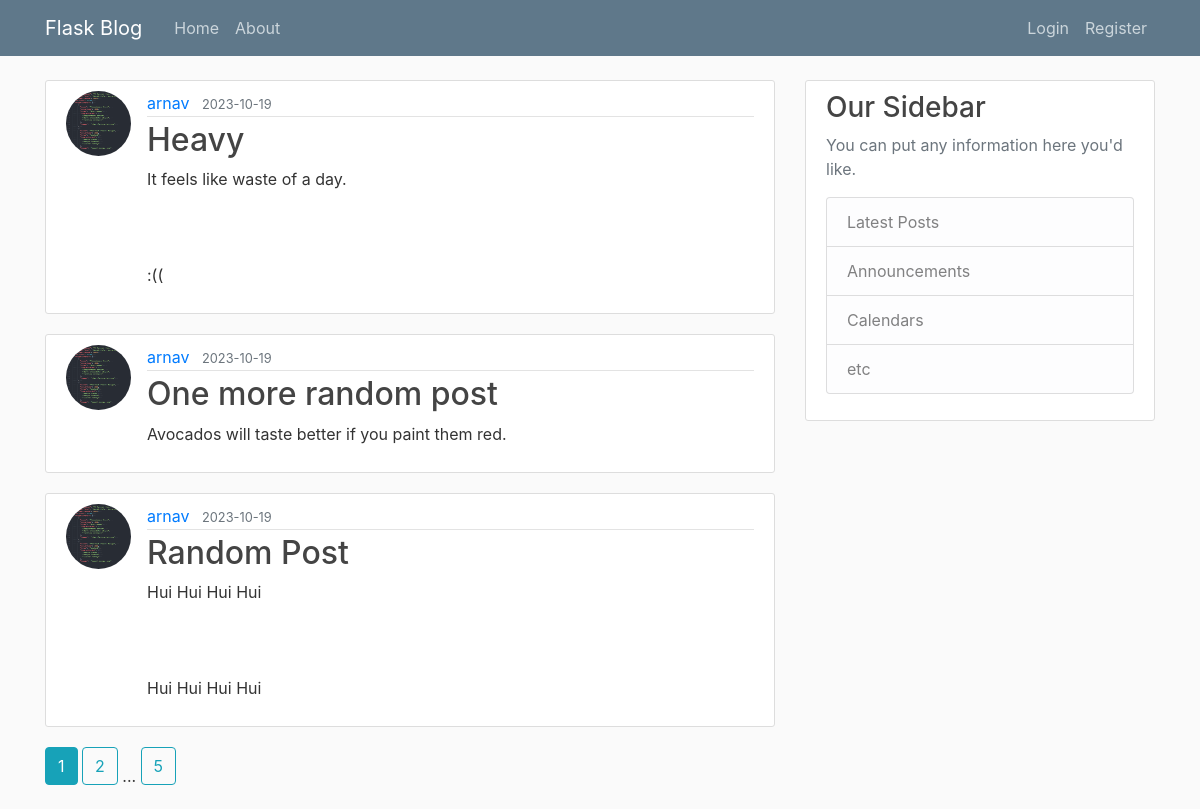
The page /home on the database its author committed.
### flaskblog/models.py (models this page shows, shortened)
class Post(db.Model):
    id=db.Column(db.Integer, primary_key=True)
    title= db.Column(db.String(120), nullable=False)
    content= db.Column(db.Text, nullable=False)
    date_posted= db.Column(db.DateTime, nullable=False, default=datetime.utcnow)
    user_id= db.Column(db.Integer, db.ForeignKey('user.id'), nullable=False)

class User(db.Model, UserMixin):
    id=db.Column(db.Integer, primary_key=True, )
    username= db.Column(db.String(20), unique=True, nullable=False )
    email=db.Column(db.String(120), nullable=False)
    image_file=db.Column(db.String(120), nullable=False, default='default.jpg')
    password=db.Column(db.String(60), nullable=False)
    posts=db.relationship('Post', backref='author', lazy=True)

### flaskblog/routes.py (the view)
@app.route("/")
@app.route("/home")
def home():
    page=request.args.get('page', 1, type=int)
    posts  = Post.query.order_by(Post.date_posted.desc()).paginate(per_page=3 , page=page)
    return render_template('home.html', posts=posts, title='Home')

### flaskblog/templates/home.html
{% extends "layout.html"%}
{% block content %}
    {% for post in posts%}
    <article class="media content-section">
        <img class="rounded-circle article-img" src="{{ url_for('static', filename='Profile_Pictures/' + post.author.image_file) }} ">
        <div class="media-body">
          <div class="article-metadata">
            <a class="mr-2" href="{{ url_for('user_posts', username=post.author.username) }}">{{ post.author.username}}</a>
            <small class="text-muted">{{ post.date_posted.strftime('%Y-%m-%d') }}</small>
          </div>
          <h2><a class="article-title" href="{{ url_for('post', post_id=post.id) }}">{{ post.title }}</a></h2>
          <p class="article-content">{{ post.content }}</p>
        </div>
    </article>
    {% endfor %}
    {% for page_num in posts.iter_pages(left_edge=1, right_edge=1, left_current=1, right_current=1) %}
      {% if page_num %}
        {% if posts.page == page_num %}
          <a class="btn btn-info mb-4" href="{{ url_for('home', page=page_num) }}">{{ page_num }}</a>
        {% else %}
          <a class="btn btn-outline-info mb-4" href="{{ url_for('home', page=page_num) }}">{{ page_num }}</a>
        {% endif %}
      {% else %}
        ...
      {% endif %}
    {% endfor %}
{% endblock content%}

### flaskblog/templates/layout.html (shortened to what this page needs)
<!DOCTYPE html>
<html>
<head>
    <link rel="stylesheet" href="https://maxcdn.bootstrapcdn.com/bootstrap/4.0.0/css/bootstrap.min.css">
    <link rel="stylesheet" type="text/css" href="{{ url_for('static', filename='main.css') }}">
</head>
<body>
    <header class="site-header">
        <nav class="navbar navbar-expand-md navbar-dark bg-steel fixed-top">
            <div class="container">
            <a class="navbar-brand mr-4" href="/">Flask Blog</a>
            <div class="collapse navbar-collapse" id="navbarToggle">
                <div class="navbar-nav mr-auto">
                <a class="nav-item nav-link" href="{{ url_for('home')}}">Home</a>
                <a class="nav-item nav-link" href="{{ url_for('about') }}">About</a>
                </div>
                <div class="navbar-nav">
                {% if current_user.is_authenticated %}
                  <a class="nav-item nav-link" href="{{ url_for('account') }}">Account</a>
                  <a class="nav-item nav-link" href="{{ url_for('new_post') }}">New Post</a>
                  <a class="nav-item nav-link" href="{{ url_for('logout') }}">Logout</a>
                {% else %}
                  <a class="nav-item nav-link" href="{{ url_for('login') }}">Login</a>
                  <a class="nav-item nav-link" href="{{ url_for('register') }}">Register</a>
                {% endif %}
                </div>
            </div>
            </div>
        </nav>
    </header>
    <main role="main" class="container">
        <div class="row">
          <div class="col-md-8">
            {% block content %}{% endblock %}
          </div>
          <div class="col-md-4">
            <div class="content-section">
              <h3>Our Sidebar</h3>
              <p class='text-muted'>You can put any information here you'd like.
                <ul class="list-group">
                  <li class="list-group-item list-group-item-light">Latest Posts</li>
                  <li class="list-group-item list-group-item-light">Announcements</li>
                  <li class="list-group-item list-group-item-light">Calendars</li>
                  <li class="list-group-item list-group-item-light">etc</li>
                </ul>
              </p>
            </div>
          </div>
        </div>
      </main>
</body>
</html>

### flaskblog/static/main.css (style rules this page uses)
body { background: #fafafa; color: #333333; margin-top: 5rem; }
h1, h2, h3, h4, h5, h6 { color: #444444; }
.bg-steel { background-color: #5f788a; }
.site-header .navbar-nav .nav-link { color: #cbd5db; }
.content-section { background: #ffffff; padding: 10px 20px; border: 1px solid #dddddd; border-radius: 3px; margin-bottom: 20px; }
.article-title { color: #444444; }
.article-content { white-space: pre-line; }
.article-img { height: 65px; width: 65px; margin-right: 16px; }
.article-metadata { padding-bottom: 1px; margin-bottom: 4px; border-bottom: 1px solid #e3e3e3 }

### rows shown on the page
Post: image_file (picture), author.username "arnav", date_posted "2023-10-19", title "Heavy", content "It feels like waste of a day. :(("
Post: image_file (picture), author.username "arnav", date_posted "2023-10-19", title "One more random post", content "Avocados will taste better if you paint them red."
Post: image_file (picture), author.username "arnav", date_posted "2023-10-19", title "Random Post", content "Hui Hui Hui Hui Hui Hui Hui Hui"

### other values the page prints
{{ page_num }} "1"
{{ page_num }} "2" "5"
